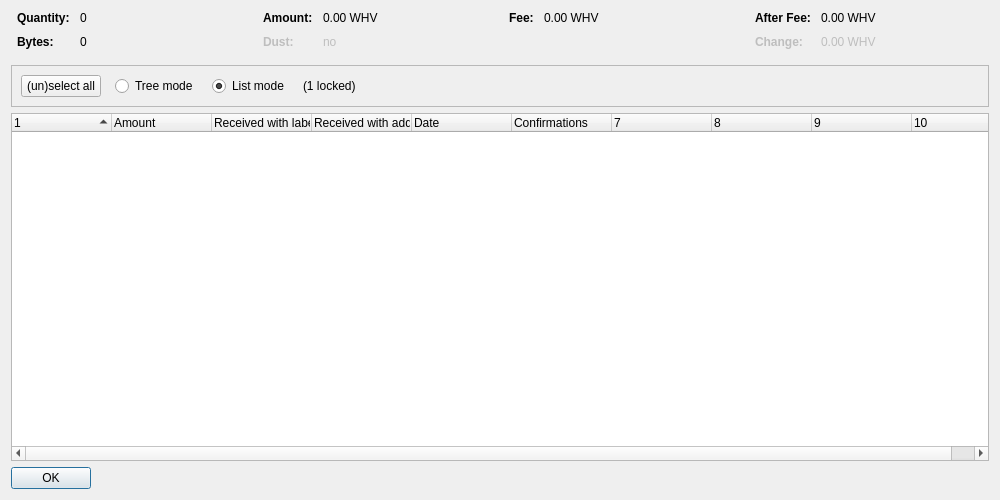
<?xml version="1.0" encoding="UTF-8"?>
<ui version="4.0">
 <class>CoinControlDialog</class>
 <widget class="QDialog" name="CoinControlDialog">
  <property name="geometry">
   <rect>
    <x>0</x>
    <y>0</y>
    <width>1000</width>
    <height>500</height>
   </rect>
  </property>
  <property name="windowTitle">
   <string>Coin Selection</string>
  </property>
  <layout class="QVBoxLayout" name="verticalLayout">
   <item>
    <layout class="QHBoxLayout" name="horizontalLayoutTop" stretch="0,0,0,0">
     <property name="topMargin">
      <number>0</number>
     </property>
     <property name="bottomMargin">
      <number>10</number>
     </property>
     <item>
      <layout class="QFormLayout" name="formLayoutCoinControl1">
       <property name="horizontalSpacing">
        <number>10</number>
       </property>
       <property name="verticalSpacing">
        <number>10</number>
       </property>
       <property name="leftMargin">
        <number>6</number>
       </property>
       <property name="rightMargin">
        <number>6</number>
       </property>
       <item row="0" column="0">
        <widget class="QLabel" name="labelCoinControlQuantityText">
         <property name="font">
          <font>
           <weight>75</weight>
           <bold>true</bold>
          </font>
         </property>
         <property name="text">
          <string>Quantity:</string>
         </property>
        </widget>
       </item>
       <item row="0" column="1">
        <widget class="QLabel" name="labelCoinControlQuantity">
         <property name="cursor">
          <cursorShape>IBeamCursor</cursorShape>
         </property>
         <property name="contextMenuPolicy">
          <enum>Qt::ActionsContextMenu</enum>
         </property>
         <property name="text">
          <string notr="true">0</string>
         </property>
         <property name="textInteractionFlags">
          <set>Qt::LinksAccessibleByMouse|Qt::TextSelectableByKeyboard|Qt::TextSelectableByMouse</set>
         </property>
        </widget>
       </item>
       <item row="1" column="0">
        <widget class="QLabel" name="labelCoinControlBytesText">
         <property name="font">
          <font>
           <weight>75</weight>
           <bold>true</bold>
          </font>
         </property>
         <property name="text">
          <string>Bytes:</string>
         </property>
        </widget>
       </item>
       <item row="1" column="1">
        <widget class="QLabel" name="labelCoinControlBytes">
         <property name="cursor">
          <cursorShape>IBeamCursor</cursorShape>
         </property>
         <property name="contextMenuPolicy">
          <enum>Qt::ActionsContextMenu</enum>
         </property>
         <property name="text">
          <string notr="true">0</string>
         </property>
         <property name="textInteractionFlags">
          <set>Qt::LinksAccessibleByMouse|Qt::TextSelectableByKeyboard|Qt::TextSelectableByMouse</set>
         </property>
        </widget>
       </item>
      </layout>
     </item>
     <item>
      <layout class="QFormLayout" name="formLayoutCoinControl2">
       <property name="horizontalSpacing">
        <number>10</number>
       </property>
       <property name="verticalSpacing">
        <number>10</number>
       </property>
       <property name="leftMargin">
        <number>6</number>
       </property>
       <property name="rightMargin">
        <number>6</number>
       </property>
       <item row="0" column="0">
        <widget class="QLabel" name="labelCoinControlAmountText">
         <property name="font">
          <font>
           <weight>75</weight>
           <bold>true</bold>
          </font>
         </property>
         <property name="text">
          <string>Amount:</string>
         </property>
        </widget>
       </item>
       <item row="0" column="1">
        <widget class="QLabel" name="labelCoinControlAmount">
         <property name="cursor">
          <cursorShape>IBeamCursor</cursorShape>
         </property>
         <property name="contextMenuPolicy">
          <enum>Qt::ActionsContextMenu</enum>
         </property>
         <property name="text">
          <string notr="true">0.00 WHV</string>
         </property>
         <property name="textInteractionFlags">
          <set>Qt::LinksAccessibleByMouse|Qt::TextSelectableByKeyboard|Qt::TextSelectableByMouse</set>
         </property>
        </widget>
       </item>
       <item row="1" column="0">
        <widget class="QLabel" name="labelCoinControlLowOutputText">
         <property name="enabled">
          <bool>false</bool>
         </property>
         <property name="font">
          <font>
           <weight>75</weight>
           <bold>true</bold>
          </font>
         </property>
         <property name="text">
          <string>Dust:</string>
         </property>
        </widget>
       </item>
       <item row="1" column="1">
        <widget class="QLabel" name="labelCoinControlLowOutput">
         <property name="enabled">
          <bool>false</bool>
         </property>
         <property name="cursor">
          <cursorShape>IBeamCursor</cursorShape>
         </property>
         <property name="contextMenuPolicy">
          <enum>Qt::ActionsContextMenu</enum>
         </property>
         <property name="text">
          <string notr="true">no</string>
         </property>
         <property name="textInteractionFlags">
          <set>Qt::LinksAccessibleByMouse|Qt::TextSelectableByKeyboard|Qt::TextSelectableByMouse</set>
         </property>
        </widget>
       </item>
      </layout>
     </item>
     <item>
      <layout class="QFormLayout" name="formLayoutCoinControl3">
       <property name="horizontalSpacing">
        <number>10</number>
       </property>
       <property name="verticalSpacing">
        <number>10</number>
       </property>
       <property name="leftMargin">
        <number>6</number>
       </property>
       <property name="rightMargin">
        <number>6</number>
       </property>
       <item row="0" column="0">
        <widget class="QLabel" name="labelCoinControlFeeText">
         <property name="font">
          <font>
           <weight>75</weight>
           <bold>true</bold>
          </font>
         </property>
         <property name="text">
          <string>Fee:</string>
         </property>
        </widget>
       </item>
       <item row="0" column="1">
        <widget class="QLabel" name="labelCoinControlFee">
         <property name="cursor">
          <cursorShape>IBeamCursor</cursorShape>
         </property>
         <property name="contextMenuPolicy">
          <enum>Qt::ActionsContextMenu</enum>
         </property>
         <property name="text">
          <string notr="true">0.00 WHV</string>
         </property>
         <property name="textInteractionFlags">
          <set>Qt::LinksAccessibleByMouse|Qt::TextSelectableByKeyboard|Qt::TextSelectableByMouse</set>
         </property>
        </widget>
       </item>
      </layout>
     </item>
     <item>
      <layout class="QFormLayout" name="formLayoutCoinControl4">
       <property name="horizontalSpacing">
        <number>10</number>
       </property>
       <property name="verticalSpacing">
        <number>10</number>
       </property>
       <property name="leftMargin">
        <number>6</number>
       </property>
       <property name="rightMargin">
        <number>6</number>
       </property>
       <item row="0" column="0">
        <widget class="QLabel" name="labelCoinControlAfterFeeText">
         <property name="font">
          <font>
           <weight>75</weight>
           <bold>true</bold>
          </font>
         </property>
         <property name="text">
          <string>After Fee:</string>
         </property>
        </widget>
       </item>
       <item row="0" column="1">
        <widget class="QLabel" name="labelCoinControlAfterFee">
         <property name="cursor">
          <cursorShape>IBeamCursor</cursorShape>
         </property>
         <property name="contextMenuPolicy">
          <enum>Qt::ActionsContextMenu</enum>
         </property>
         <property name="text">
          <string notr="true">0.00 WHV</string>
         </property>
         <property name="textInteractionFlags">
          <set>Qt::LinksAccessibleByMouse|Qt::TextSelectableByKeyboard|Qt::TextSelectableByMouse</set>
         </property>
        </widget>
       </item>
       <item row="1" column="0">
        <widget class="QLabel" name="labelCoinControlChangeText">
         <property name="enabled">
          <bool>false</bool>
         </property>
         <property name="font">
          <font>
           <weight>75</weight>
           <bold>true</bold>
          </font>
         </property>
         <property name="text">
          <string>Change:</string>
         </property>
        </widget>
       </item>
       <item row="1" column="1">
        <widget class="QLabel" name="labelCoinControlChange">
         <property name="enabled">
          <bool>false</bool>
         </property>
         <property name="cursor">
          <cursorShape>IBeamCursor</cursorShape>
         </property>
         <property name="contextMenuPolicy">
          <enum>Qt::ActionsContextMenu</enum>
         </property>
         <property name="text">
          <string notr="true">0.00 WHV</string>
         </property>
         <property name="textInteractionFlags">
          <set>Qt::LinksAccessibleByMouse|Qt::TextSelectableByKeyboard|Qt::TextSelectableByMouse</set>
         </property>
        </widget>
       </item>
      </layout>
     </item>
    </layout>
   </item>
   <item>
    <widget class="QFrame" name="frame">
     <property name="minimumSize">
      <size>
       <width>0</width>
       <height>40</height>
      </size>
     </property>
     <property name="frameShape">
      <enum>QFrame::StyledPanel</enum>
     </property>
     <property name="frameShadow">
      <enum>QFrame::Sunken</enum>
     </property>
     <layout class="QHBoxLayout" name="horizontalLayout">
      <item>
       <layout class="QHBoxLayout" name="horizontalLayoutPanel" stretch="0,0,0,0,0">
        <property name="spacing">
         <number>14</number>
        </property>
        <item>
         <widget class="QPushButton" name="pushButtonSelectAll">
          <property name="sizePolicy">
           <sizepolicy hsizetype="Maximum" vsizetype="Fixed">
            <horstretch>0</horstretch>
            <verstretch>0</verstretch>
           </sizepolicy>
          </property>
          <property name="text">
           <string>(un)select all</string>
          </property>
          <property name="autoDefault">
           <bool>false</bool>
          </property>
         </widget>
        </item>
        <item>
         <widget class="QRadioButton" name="radioTreeMode">
          <property name="sizePolicy">
           <sizepolicy hsizetype="Maximum" vsizetype="Fixed">
            <horstretch>0</horstretch>
            <verstretch>0</verstretch>
           </sizepolicy>
          </property>
          <property name="text">
           <string>Tree mode</string>
          </property>
         </widget>
        </item>
        <item>
         <widget class="QRadioButton" name="radioListMode">
          <property name="sizePolicy">
           <sizepolicy hsizetype="Maximum" vsizetype="Fixed">
            <horstretch>0</horstretch>
            <verstretch>0</verstretch>
           </sizepolicy>
          </property>
          <property name="text">
           <string>List mode</string>
          </property>
          <property name="checked">
           <bool>true</bool>
          </property>
         </widget>
        </item>
        <item>
         <widget class="QLabel" name="labelLocked">
          <property name="text">
           <string notr="true">(1 locked)</string>
          </property>
         </widget>
        </item>
        <item>
         <spacer name="horizontalSpacer">
          <property name="orientation">
           <enum>Qt::Horizontal</enum>
          </property>
          <property name="sizeHint" stdset="0">
           <size>
            <width>40</width>
            <height>20</height>
           </size>
          </property>
         </spacer>
        </item>
       </layout>
      </item>
     </layout>
    </widget>
   </item>
   <item>
    <widget class="CoinControlTreeWidget" name="treeWidget">
     <property name="contextMenuPolicy">
      <enum>Qt::CustomContextMenu</enum>
     </property>
     <property name="sortingEnabled">
      <bool>false</bool>
     </property>
     <property name="columnCount">
      <number>10</number>
     </property>
     <attribute name="headerShowSortIndicator" stdset="0">
      <bool>true</bool>
     </attribute>
     <attribute name="headerStretchLastSection">
      <bool>false</bool>
     </attribute>
     <column>
      <property name="text">
       <string/>
      </property>
     </column>
     <column>
      <property name="text">
       <string>Amount</string>
      </property>
     </column>
     <column>
      <property name="text">
       <string>Received with label</string>
      </property>
     </column>
     <column>
      <property name="text">
       <string>Received with address</string>
      </property>
     </column>
     <column>
      <property name="text">
       <string>Date</string>
      </property>
     </column>
     <column>
      <property name="text">
       <string>Confirmations</string>
      </property>
      <property name="toolTip">
       <string>Confirmed</string>
      </property>
     </column>
     <column>
      <property name="text">
       <string/>
      </property>
     </column>
     <column>
      <property name="text">
       <string/>
      </property>
     </column>
     <column>
      <property name="text">
       <string/>
      </property>
     </column>
     <column>
      <property name="text">
       <string/>
      </property>
     </column>
    </widget>
   </item>
   <item>
    <widget class="QDialogButtonBox" name="buttonBox">
     <property name="sizePolicy">
      <sizepolicy hsizetype="Maximum" vsizetype="Fixed">
       <horstretch>0</horstretch>
       <verstretch>0</verstretch>
      </sizepolicy>
     </property>
     <property name="orientation">
      <enum>Qt::Horizontal</enum>
     </property>
     <property name="standardButtons">
      <set>QDialogButtonBox::Ok</set>
     </property>
    </widget>
   </item>
  </layout>
 </widget>
 <customwidgets>
  <customwidget>
   <class>CoinControlTreeWidget</class>
   <extends>QTreeWidget</extends>
   <header>qt/coincontroltreewidget.h</header>
  </customwidget>
 </customwidgets>
 <resources/>
 <connections/>
</ui>
